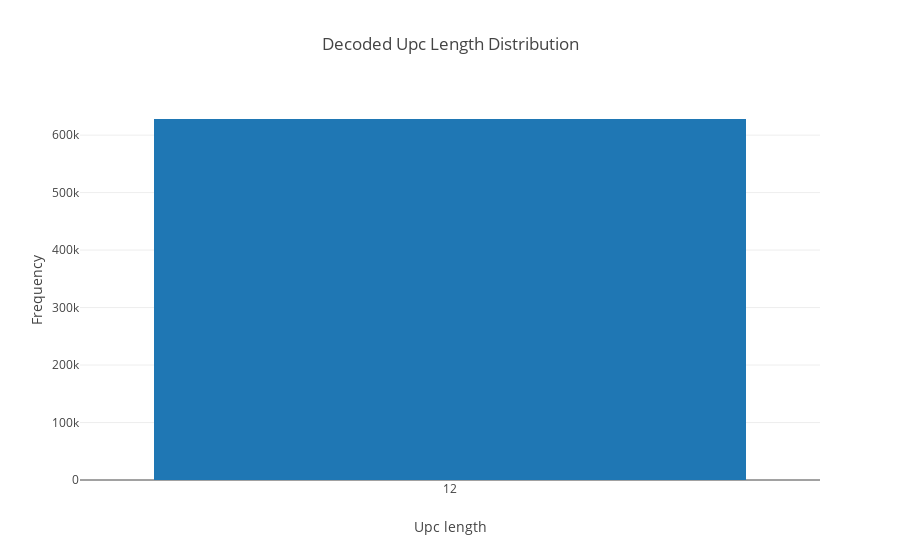

The code cell stored with this chart in its notebook:
### Code cell
plot_distribution(decoded_upc_length,"Decoded Upc Length Distribution","Upc length","Frequency")

### Figure 1 — Plotly figure (JSON) as saved in the notebook; plotly's stock layout.template omitted (floating-point values rounded to 4 significant figures)
{"data": [{"type": "bar", "x": ["12"], "y": [628055]}], "layout": {"title": "Decoded Upc Length Distribution", "xaxis": {"title": "Upc length", "type": "category"}, "yaxis": {"title": "Frequency"}}}
